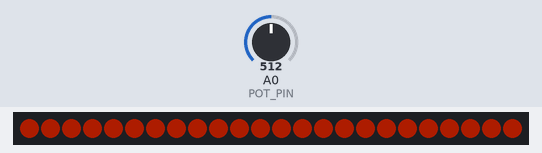
Simulated run of this sketch. Board: Arduino Uno, built with avr-gcc and run on an emulated ATmega328P. On the bench: 24 RGB LEDs in strip order, left to right. Inputs (shaded band) come from the test bench; at power-on: A0 (POT_PIN) = 512. Dim RGB values are drawn brighter than linear.

Above: at 1.2 s.
1.3 s: A0 (POT_PIN) set to 306
At 1.7 s:
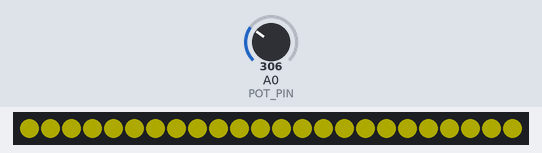
2.8 s: A0 (POT_PIN) set to 122
At 3.4 s:
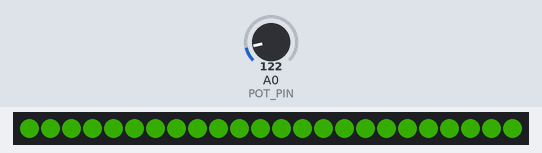
4.3 s: A0 (POT_PIN) set to 35
At 5.0 s:
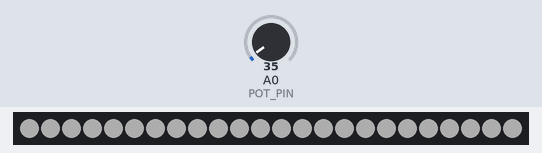
5.8 s: A0 (POT_PIN) set to 511
At 6.7 s:
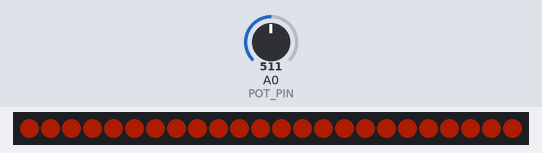
7.3 s: A0 (POT_PIN) set to 30
At 7.6 s:
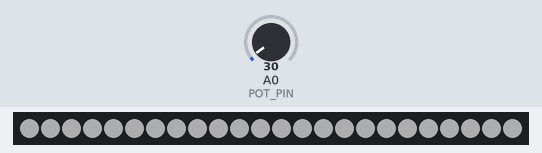
Timing chart, 0 to 9.8 s (numbered marks = the images above; inputs shaded):
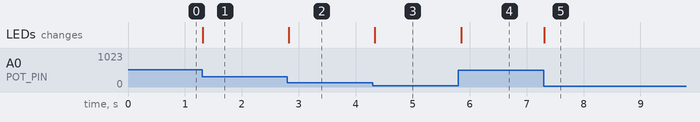

The sketch:

SimLight.ino
```cpp
#include <Adafruit_NeoPixel.h>
#ifdef __AVR__
  #include <avr/power.h>
#endif

#define PIN 6
#define NUM_LEDS 24
#define BRIGHTNESS 50

#define POT_PIN A0
int potVal = 0;

Adafruit_NeoPixel strip = Adafruit_NeoPixel(NUM_LEDS, PIN, NEO_GRBW + NEO_KHZ800);

void setup() {
  Serial.begin(115200);
  // This is for Trinket 5V 16MHz, you can remove these three lines if you are not using a Trinket
  #if defined (__AVR_ATtiny85__)
    if (F_CPU == 16000000) clock_prescale_set(clock_div_1);
  #endif
  // End of trinket special code
  strip.setBrightness(BRIGHTNESS);
  strip.begin();
  strip.show(); // Initialize all pixels to 'off'
}

void loop() {
  potVal = analogRead(POT_PIN);
  simLight();
}

// Fill the dots one after the other with a color
void colorWipe(uint32_t c, uint8_t wait) {
  for(uint16_t i=0; i<strip.numPixels(); i++)
  {
    strip.setPixelColor(i, c);
  }

  strip.show();
  delay(wait);
}

// Sim plumbob function that goes from red->green and white at the end
void simLight()
{
  if( potVal < 40 )
  {
    colorWipe(strip.Color( 255, 255, 255 ), 50); // White
  }
  else if( potVal < 45 )
  {
    colorWipe(strip.Color( 0, 255, 0 ), 50); // Green
  }
  else if( potVal < 300 )
  {
    colorWipe(strip.Color( potVal-45, 255, 0 ), 50); // Green-Yellow
  }
  else if( potVal < 555 )
  {
    colorWipe(strip.Color( 255, 255-(potVal - 300), 0 ), 50); // Red-Yellow
  }
  else
  {
    colorWipe(strip.Color( 255, 0, 0 ), 50); // Red
  }
}
```

Measured:
- after the input at 1.3 s, the LEDs: change at once (image 1)
- after the input at 2.8 s, the LEDs: change at once (image 2)
- after the input at 4.3 s, the LEDs: change at once (image 3)
- after the input at 5.8 s, the LEDs: change after 0.05 s (image 4)
- after the input at 7.3 s, the LEDs: change at once (image 5)
